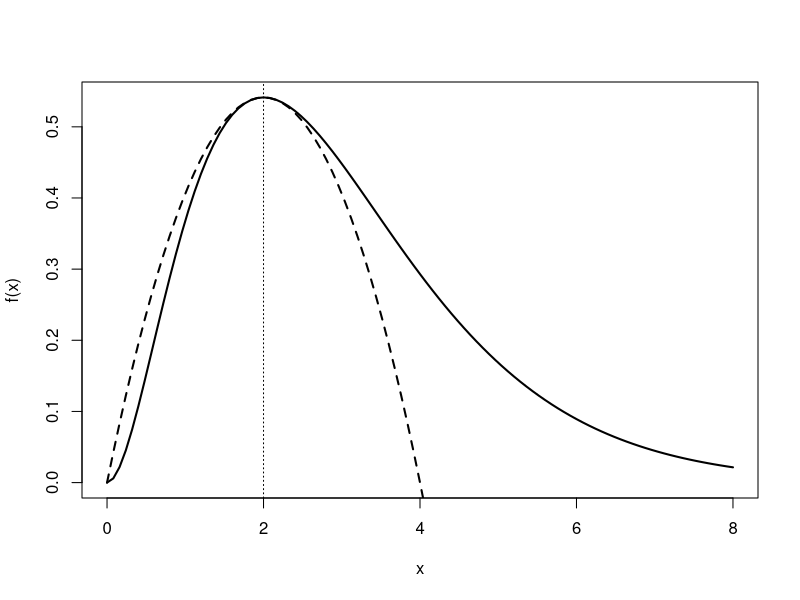
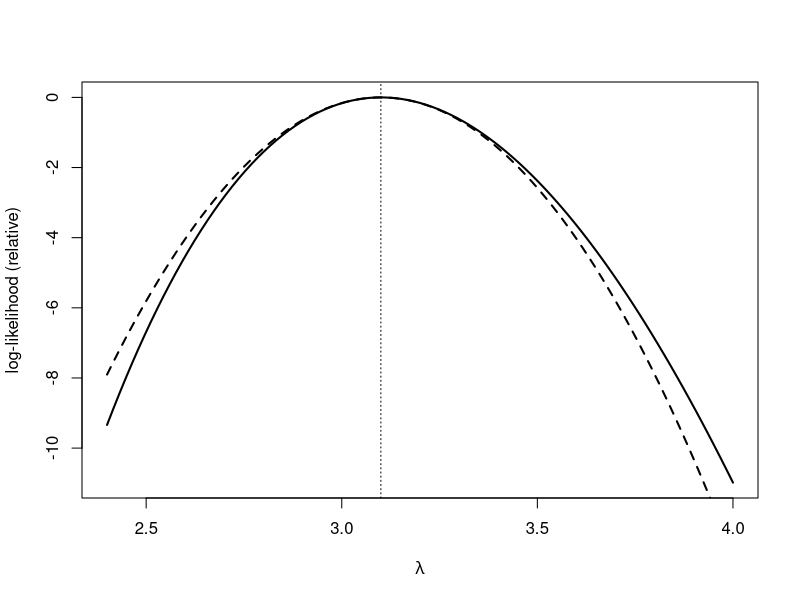

The R script that drew these images, in order:
## ---- chunk 1
knitr::opts_chunk$set(echo = TRUE, message = FALSE, warning = FALSE)
## ---- chunk 2
f <- expression(x^2 * exp(-x))
D(f, "x")
D(D(f, "x"), "x")
## ---- chunk 3
f_num <- function(x) x^2 * exp(-x)
optimize(f_num, interval = c(0, 10), maximum = TRUE)
c(f_at_2 = 4 * exp(-2), f2_at_2 = -2 * exp(-2))
## ---- chunk 4
taylor2 <- function(x, x0 = 2) {
  f0 <- x0^2 * exp(-x0)
  f1 <- x0 * exp(-x0) * (2 - x0)
  f2 <- exp(-x0) * (x0^2 - 4 * x0 + 2)
  f0 + f1 * (x - x0) + 0.5 * f2 * (x - x0)^2
}
curve(f_num, from = 0, to = 8, ylab = "f(x)", lwd = 2)
curve(taylor2(x), add = TRUE, lty = 2, lwd = 2)
abline(v = 2, lty = 3)
## ---- chunk 5
f2 <- function(v) v[1] * exp(-(v[1]^2 + v[2]^2))
fit2 <- optim(c(0.5, 0.5), f2, control = list(fnscale = -1))   # maximise
fit2$par                                     # close to (0.7071, 0)
H_num <- optimHess(c(1 / sqrt(2), 0), f2)
H_num
exp(-1/2) * diag(c(-2 * sqrt(2), -sqrt(2)))  # analytical Hessian
eigen(H_num)$values                          # both negative
## ---- chunk 6
y <- mtcars$mpg
X <- cbind(1, mtcars$wt, mtcars$hp)
rss <- function(b) sum((y - X %*% b)^2)

b0 <- c(30, -2, -0.02)
grad_analytic <- drop(-2 * crossprod(X, y - X %*% b0))
h <- 1e-5
grad_numeric <- sapply(1:3, function(j) {
  e <- replace(numeric(3), j, h)
  (rss(b0 + e) - rss(b0 - e)) / (2 * h)
})
rbind(grad_analytic, grad_numeric)

all.equal(optimHess(b0, rss), 2 * crossprod(X), tolerance = 1e-6)
## ---- chunk 7
y <- as.numeric(discoveries)
n <- length(y)
loglik <- function(lambda) sum(y) * log(lambda) - n * lambda
fit <- optimize(loglik, interval = c(0.01, 10), maximum = TRUE)
c(numerical = fit$maximum, analytical = mean(y))
## ---- chunk 8
lambda_hat <- mean(y)
obs_info <- sum(y) / lambda_hat^2
num_info <- -optimHess(lambda_hat, loglik)   # numerical second derivative
c(analytic = obs_info, numeric = drop(num_info), n_over_ybar = n / lambda_hat)
c(se = 1 / sqrt(obs_info), formula = sqrt(lambda_hat / n))
## ---- chunk 9
ll_rel <- function(l) loglik(l) - loglik(lambda_hat)
curve(sapply(x, ll_rel), from = 2.4, to = 4, lwd = 2,
      xlab = expression(lambda), ylab = "log-likelihood (relative)")
curve(-0.5 * obs_info * (x - lambda_hat)^2, add = TRUE, lty = 2, lwd = 2)
abline(v = lambda_hat, lty = 3)
## ---- chunk 10
set.seed(2027)
z <- rnorm(100, mean = 5, sd = 2)
negloglik <- function(par) -sum(dnorm(z, mean = par[1], sd = exp(par[2]), log = TRUE))
fit <- optim(c(0, 0), negloglik, method = "BFGS")
c(mu = fit$par[1], sigma = exp(fit$par[2]))
c(mean(z), sqrt(mean((z - mean(z))^2)))   # MLE of sigma divides by n, not n - 1
